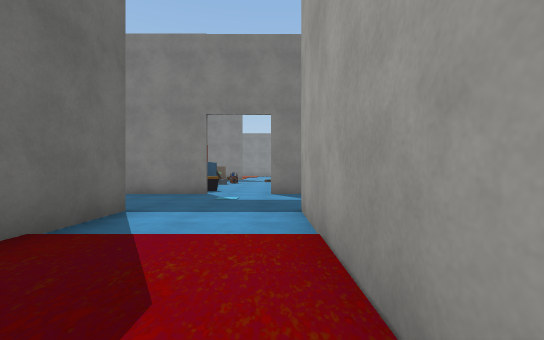
View 1 (above)

16 first-person views from a walk through a Unity game level. The camera is 1.2 m above the floor, looks level and sees 90° across. The floor is counted in squares, 2 m on a side. Each view is taken from the middle of a square. On the plan, view 1 faces up. The plan holds only what a view shows up to about 9 squares ahead; the rest is blank. The place goes on beyond the plan. The player character is not drawn. Door leaves are left out, so doorways stand open. Some surface patterns are stand-ins.

View 2
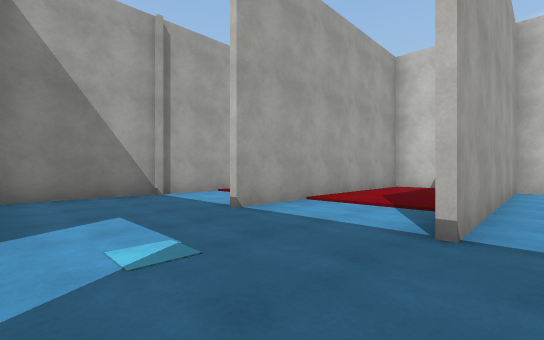

View 3
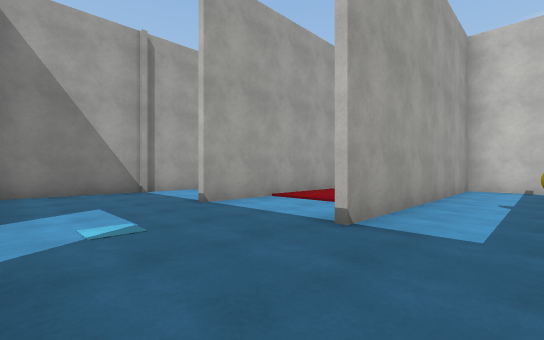

View 4
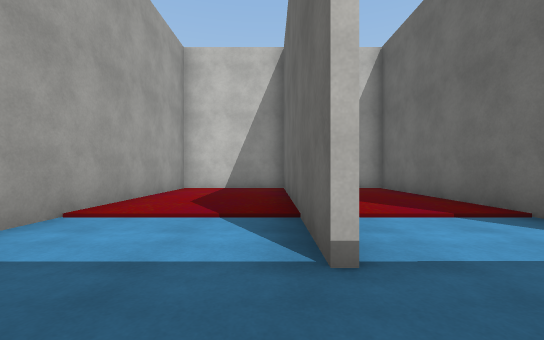

View 5
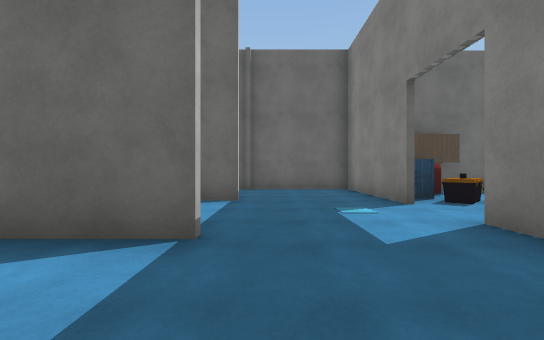

View 6
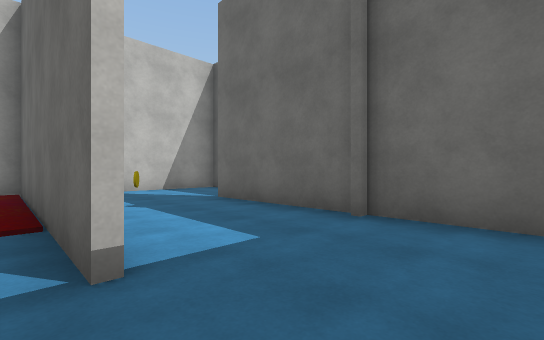

View 7
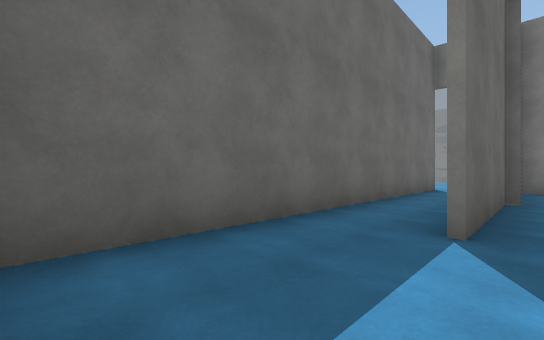

View 8
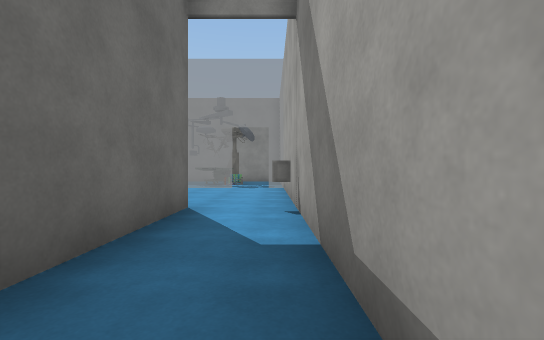

View 9
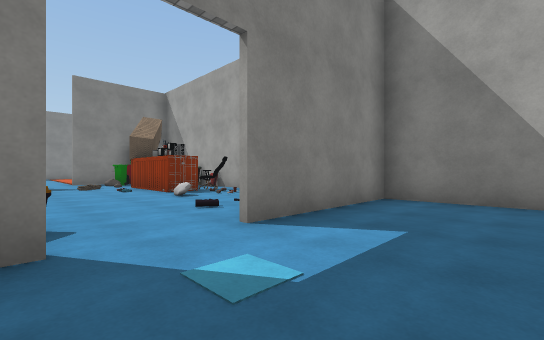

View 10
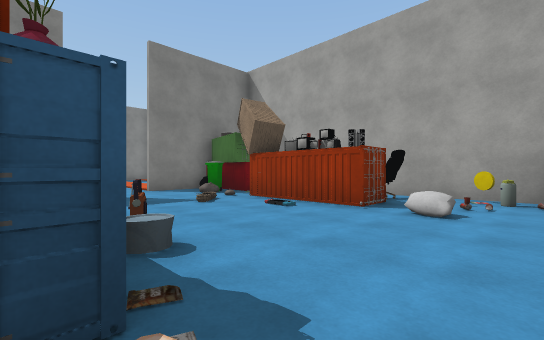

View 11
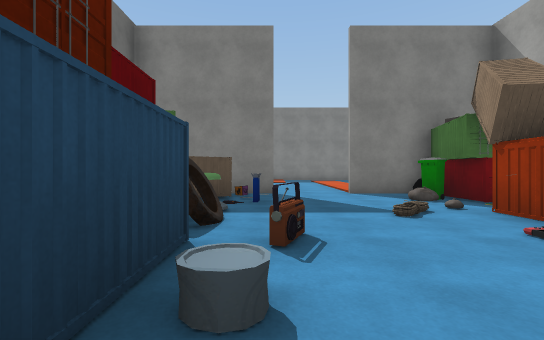

View 12
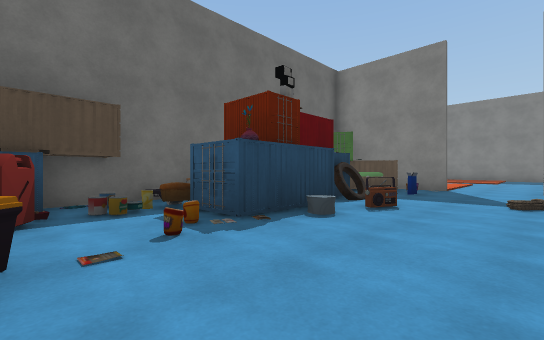

View 13
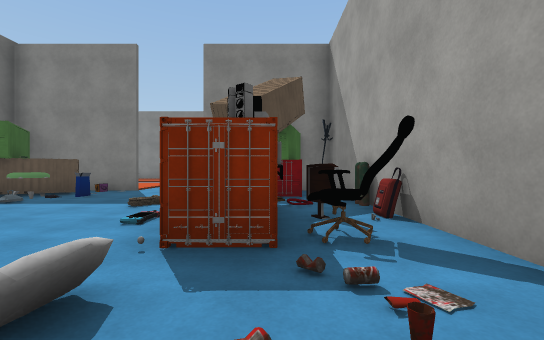

View 14
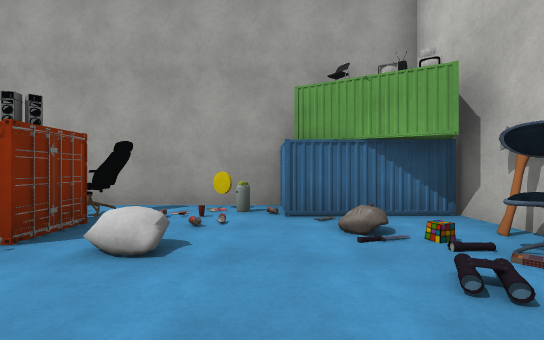

View 15
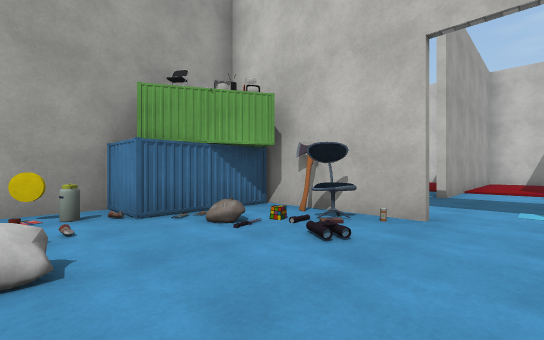

View 16
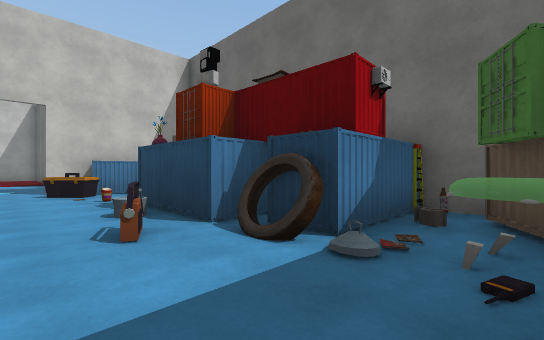

### Floor plan
Key: @ floor where view 1 was taken; # wall or solid block; . floor; / step, stairs or slope; D open door; ^ raised ledge; O other object.
Columns run from 7 left of view 1 to 4 right of it. Each row starts with its distance up from view 1.
 21       ..
 20      ...
 19      ...
 18    ###.#####
 17    ##....##
 16   ##^....##
 15    #O....###
 14    #OO.#.O##
 13    ###../OO#
 12   ###.../#O#
 11   #^#...//O#
 10   #.......O#
  9  ####O..####
  8 #####OD.##
  7 DO#...D#####
  6 #.#........#
  5 #.#........#
  4 #.#D.#D.#DD#
  3 #.#..#..#..#
  2 #.#..#..#..#
  1 #.#..#..#..#
  0 #..O.#.@#..#
 -1 #....#..#..#
 -2 #....#..#..#
 -3 ############

Where each view was taken, in squares from view 1:
view 1: 0 up, 0 right, facing up
view 2: 7 up, 3 left, facing down-right
view 3: 7 up, 4 left, facing down-right
view 4: 6 up, 1 right, facing down
view 5: 5 up, 3 right, facing left
view 6: 6 up, 2 left, facing down-left
view 7: 2 down, 5 left, facing up-left
view 8: 3 up, 6 left, facing up
view 9: 5 up, 2 left, facing up-right
view 10: 10 up, 3 left, facing up-right
view 11: 11 up, 2 left, facing up
view 12: 9 up, 0 right, facing up-left
view 13: 10 up, 2 right, facing up
view 14: 10 up, 1 left, facing right
view 15: 11 up, 1 left, facing down-right
view 16: 16 up, 1 left, facing down-left
